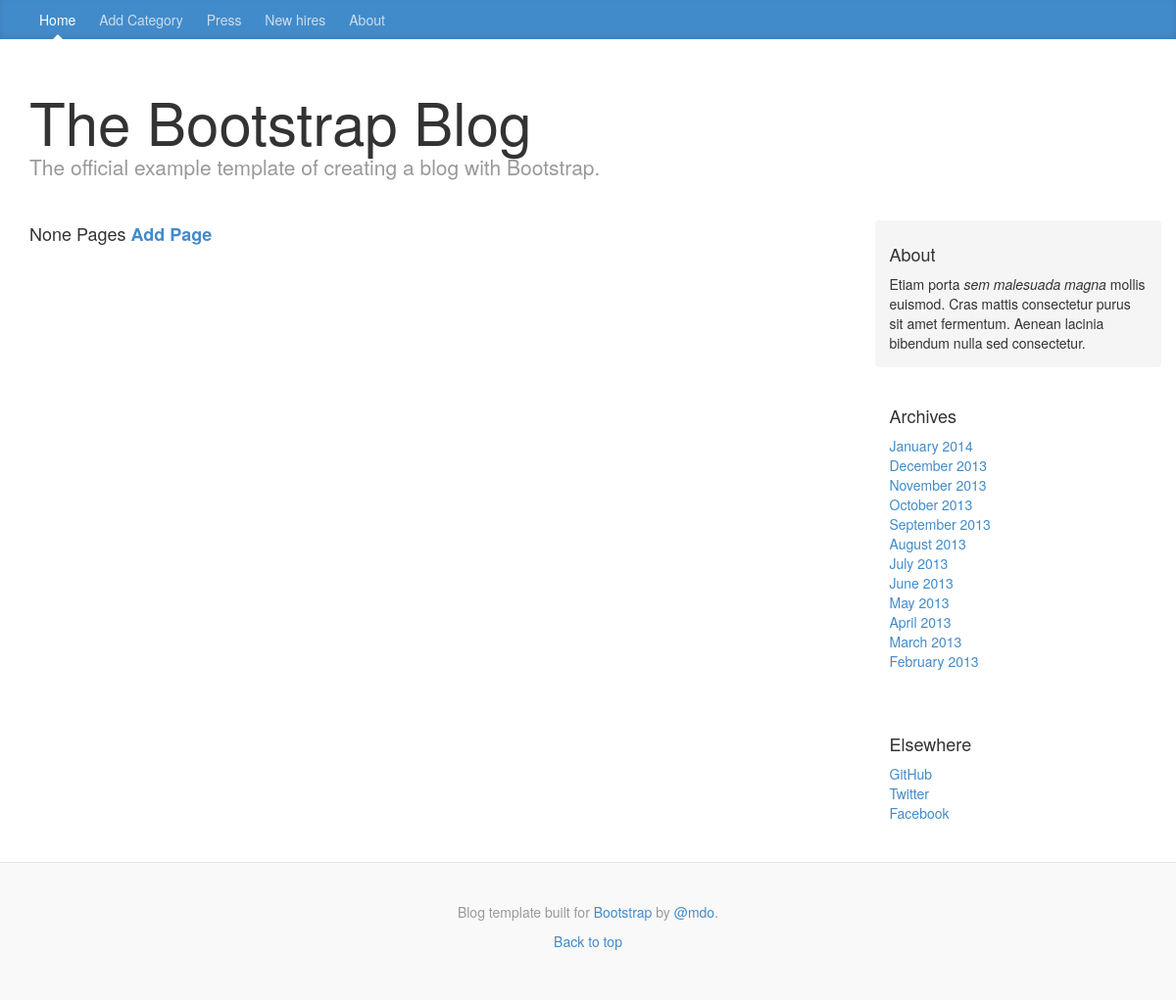
/blog/categories/maker-notes/, run on an earlier commit of the app's database.
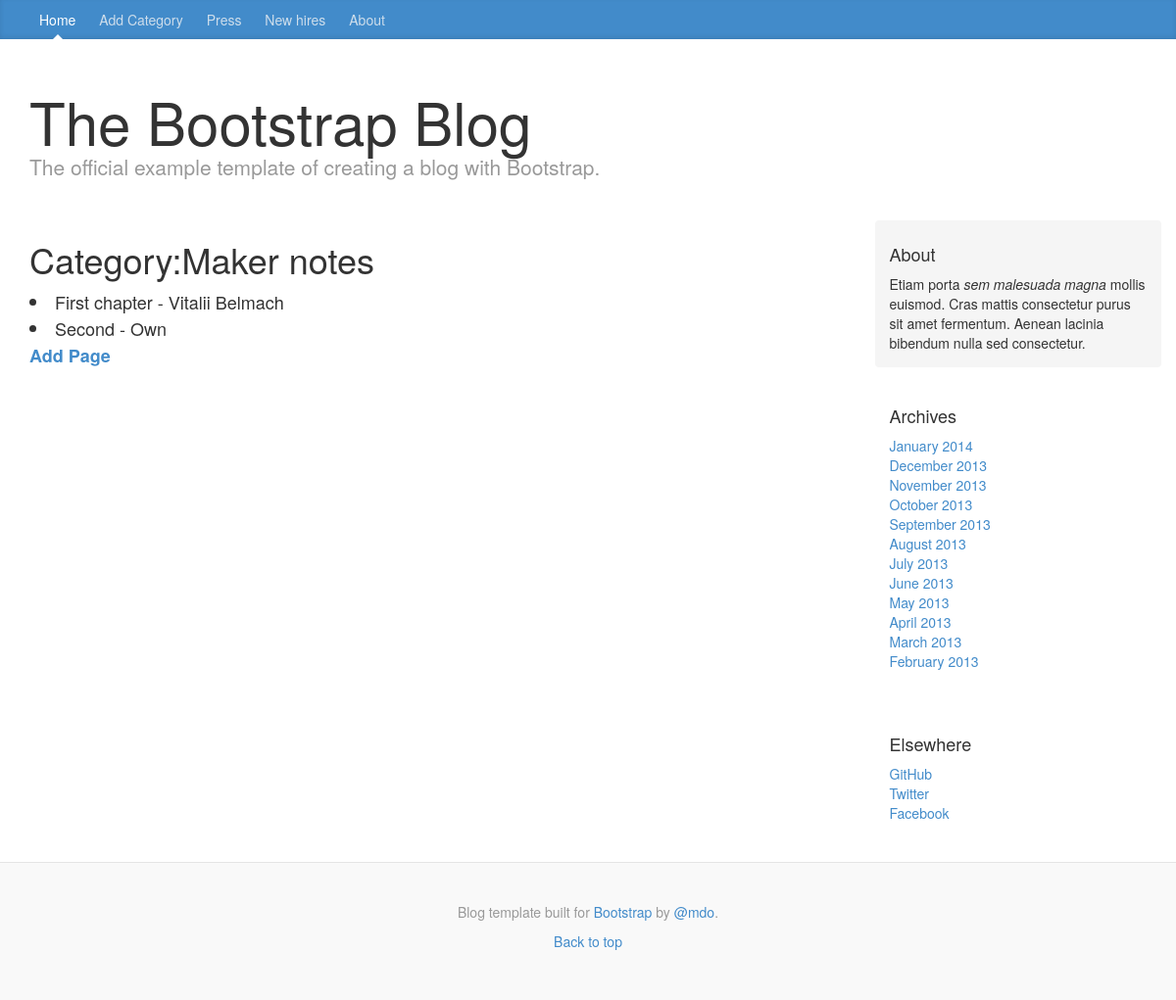
And on a later commit of the database.
### blog/models.py (models this page shows, shortened)
class Category(models.Model):
    name = models.CharField(max_length=256,unique=True)
    slug = models.SlugField(unique=True)
    class Meta:
        verbose_name_plural = 'categories'

class Page(models.Model):
    category = models.ForeignKey(Category)
    title = models.CharField(max_length=128)
    author = models.CharField(max_length=128)
    date_print = models.DateField(auto_now_add=True)
    content = models.CharField(max_length=5000)

### blog/views.py (the view)
# urls.py: url(r'^categories/(?P<category_name_slug>[\w\-]+)/$', views.show_category, name='show_category'),
def show_category(request,category_name_slug):
    context_dict = {}
    try:
        category = Category.objects.get(slug=category_name_slug)
        pages = Page.objects.filter(category=category)
        context_dict['category'] = category
        context_dict['pages'] = pages
    except:
        context_dict['category'] = None
        context_dict['pages'] = None
    return render(request,'blog/categories.html',context_dict)

### template/blog/categories.html (shortened to what this page needs)
{% extends 'blog/base.html' %}
{% block body_block%}
    {% if category %}
        <strong><h1>Category:{{ category.name }}</h1></strong>
        {% for page in pages %}
            <li>{{ page.title }} - {{ page.author }}</li>
        {% endfor %}
    {% else %}
        None Pages
    {% endif %}
    <a href="{%  url 'add_page' category.slug%}"><strong>Add Page</strong></a>
{% endblock %}

What changed in the data, as far as the page shows it:
added Category: name "Maker notes"
added Page: title "First chapter", author "Vitalii Belmach"
added Page: title "Second", author "Own"
Also different on the page:
text no longer shown: "None Pages"
text now shown: "Category:"
